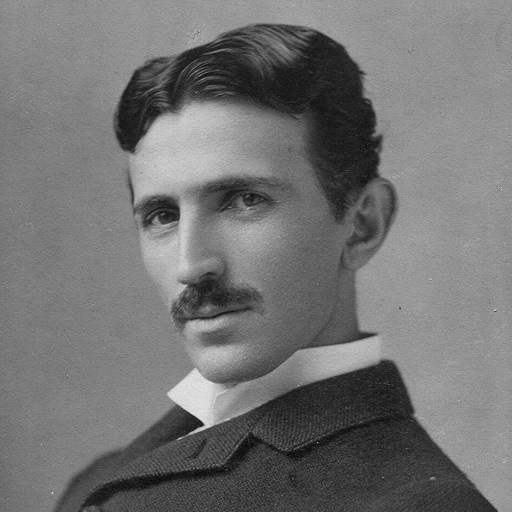
#> input picture BlockProcessing/Blur/tesla.jpg, 512 x 512 px
$ python Variance.py
#> lines starting #> are read from the running program, lines starting #| are printed output that depends on the picture
import cv2
#import numpy as np
image = cv2.imread("../Blur/tesla.jpg", 0)
#> image is the input picture: shape (512, 512); min 6, max 235, mean 115.2
image2 = image
window: int = 15  # 3x3 9x9 15x15
border = window // 2  # kenarlıklar w/2
reflect = cv2.copyMakeBorder(image, border, border, border, border, cv2.BORDER_REFLECT)
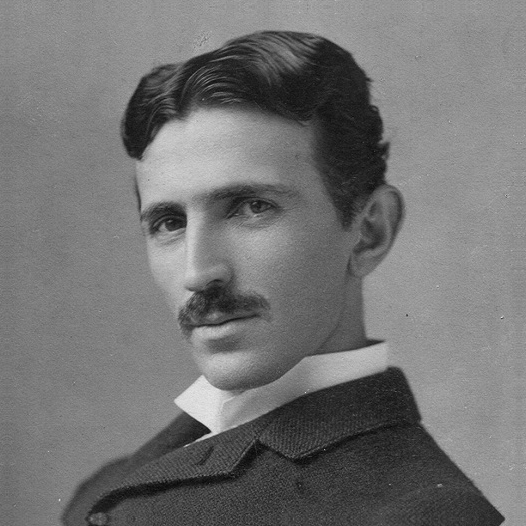
#> reflect: shape (526, 526); min 6, max 235, mean 115.6
blurimage = cv2.copyMakeBorder(image, border, border, border, border, cv2.BORDER_REFLECT)

imageWidth = reflect.shape[1]
#> imageWidth = 526
imageHeight = reflect.shape[0]
#> imageHeight = 526

#variance=np.zeros((imageWidth ,imageHeight))

xPos = border
yPos = border


blockxPos = xPos - border
blockyPos = yPos - border

toplam = 0
avrg = 0
count = 0

while border <= xPos < (imageWidth - border):
    while border <= yPos < (imageHeight - border):
        while (xPos - border) <= blockxPos <= (xPos + border):
            blockyPos = yPos - border
            while (yPos - border) <= blockyPos <= (yPos + border):
                piksel = reflect.item(blockyPos, blockxPos)
                toplam += piksel

                blockyPos += 1

            blockxPos += 1
        blockyPos = yPos - border
        blockxPos = xPos - border
        avrg = toplam // (window * window)
        var = ((piksel - avrg) ** 2)/(window * window - 1)  #önce varyans matrisi oluşturup max aldım 1014 buldum
        variance = round(var/1014*255)           # Buna göre değerleri normalize ettim
        blurimage.itemset((yPos, xPos), variance)

        #variance[yPos,xPos]=var
        toplam = 0
        avrg = 0
        yPos += 1
    yPos = border
    xPos = xPos + 1
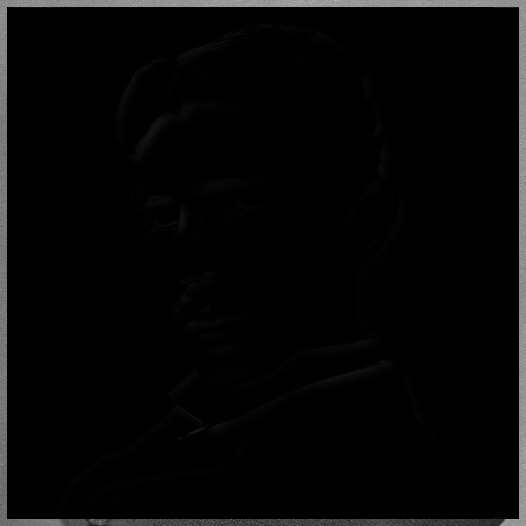
#> blurimage: shape (526, 526); min 0, max 190, mean 6.8
#> after the loop, xPos = 519
#print(np.argmax(variance)) #max varyans 1014
cv2.imwrite("tesla15x15var.jpeg", blurimage)
